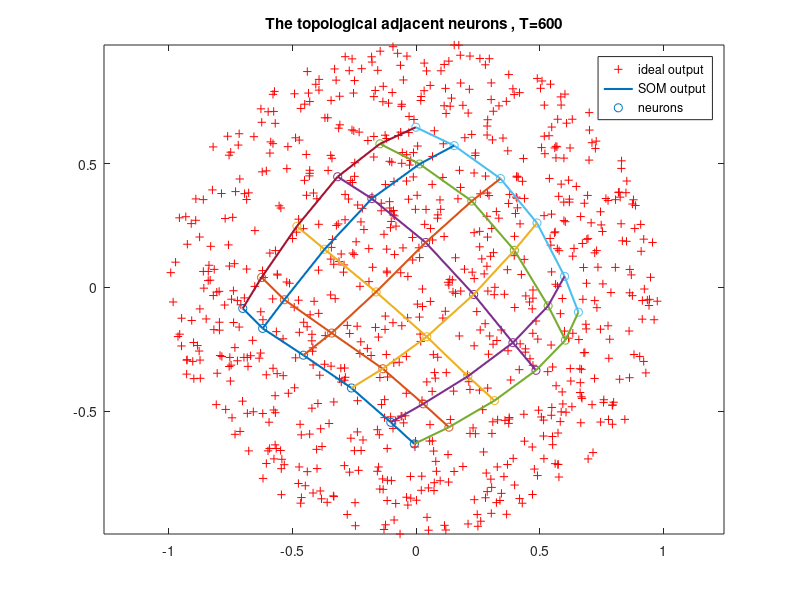

MATLAB code to generate this figure:
%init
close all;clear;clc;
mkdir q3_a_image

X=randn(800,2);
s2=sum(X.^2,2);
trainX=(X.*repmat(1*(gammainc(s2/2,1).^(1/2))./sqrt(s2),1,2))'; %2x800 matrix 

%para
w=rand(2,6,6);%randomly init weigth 36 neurons in output layer
sigma0=sqrt(6^2+6^2)/2;%M=6 N=6
eta0=0.1;
T=600;%iterations
tau1=T/log(sigma0);
tau2=T;
eta=eta0;
sigma=sigma0;

%algorithm
for n=1:T
    i=randperm(size(trainX,2),1);%randomly select vector x
    %competitive process
    distance=zeros(6,6);
    for row=1:6
        for col=1:6
            distance(row,col)=sqrt((trainX(1,i)-w(1,row,col)).^2+(trainX(2,i)-w(2,row,col)).^2);
        end
    end
    [min_row,min_col]=find(distance==min(min(distance)));
    %adaptation process
    for row=1:6
        for col=1:6
            h=exp(((row-min_row).^2+(col-min_col).^2)/-(2*sigma.^2));
            w(:,row,col)=w(:,row,col)+eta*h*(trainX(:,i)-w(:,row,col));
        end
    end
    %update eta&sigma
    eta=eta0*exp(-n/tau2);
    sigma=sigma0*exp(-n/tau1);
end

%plot
figure(1)
plot(trainX(1,:),trainX(2,:),'+r');hold on;
axis equal;
for i=1:6
    plot(w(1,:,i),w(2,:,i),'LineWidth',1.5);
    scatter(w(1,:,i),w(2,:,i),'o');
    hold on;    
end
for j=1:6
    w_1 = reshape(w(1,j,:),1,6);
    w_2 = reshape(w(2,j,:),1,6);
    plot(w_1,w_2,'LineWidth',1.5);
    hold on; 
end
title(['The topological adjacent neurons , T=',num2str(T)]);
legend('ideal output','SOM output','neurons');
saveas(gcf,strcat("q3_b_image/b_",num2str(T),".jpg"));